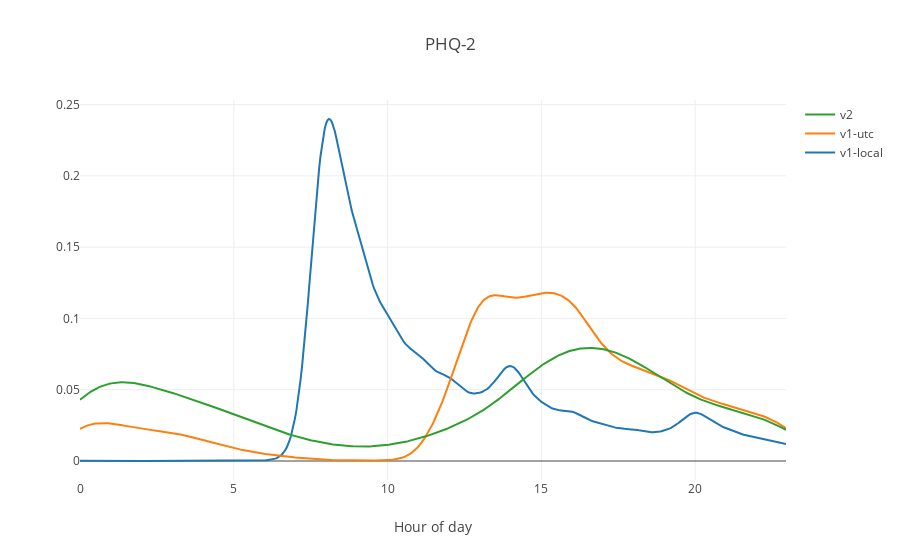
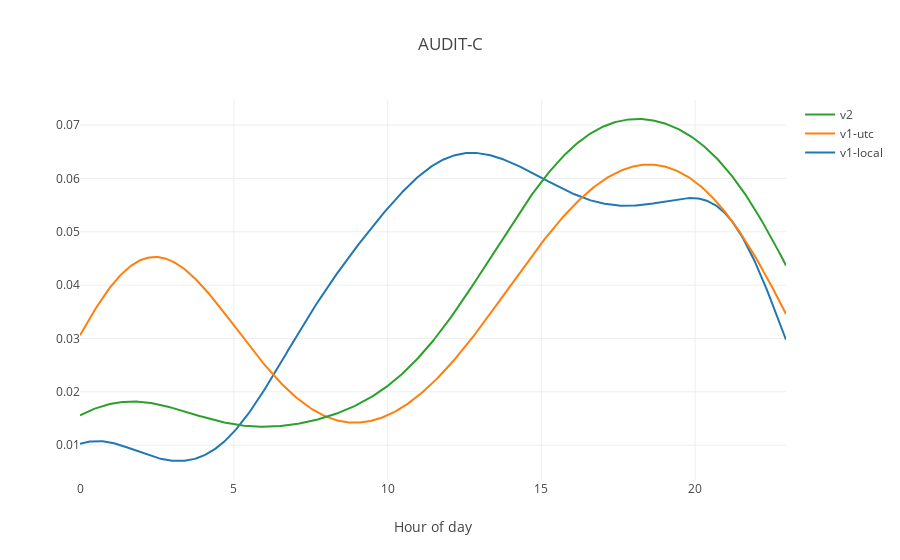
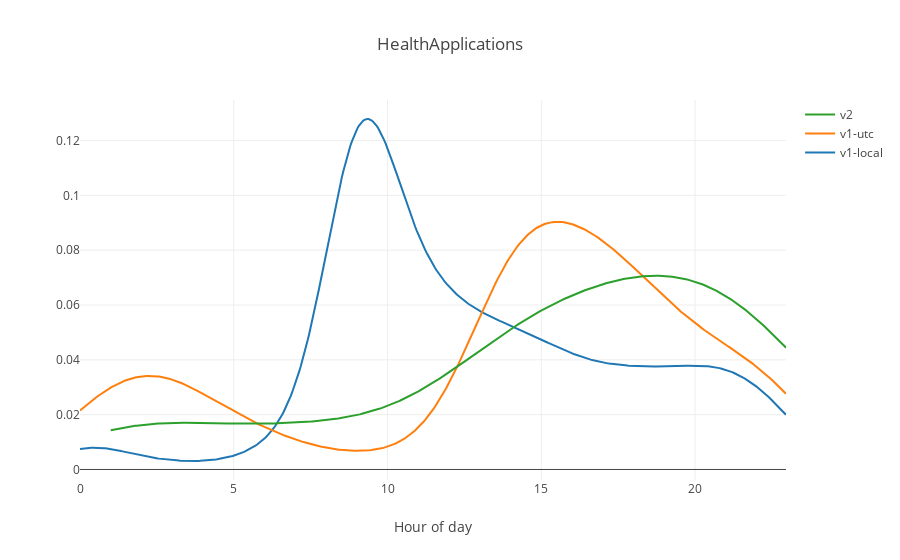
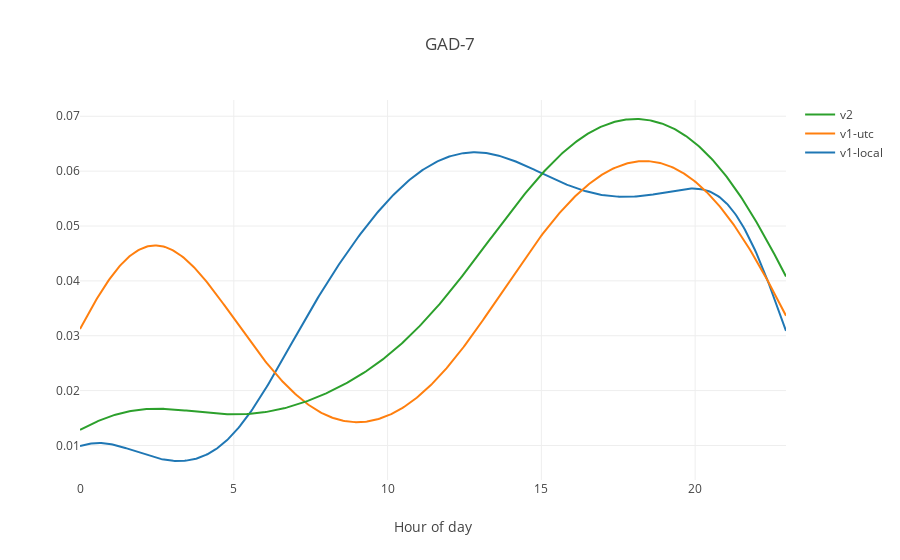

Source (notebook cell) for these figures, in order:
### Markdown cell above
### Plot comparisons of raw and final data

### Code cell
# these are ok
ok = [
    
]
for v in sidmap.dropna(how='any', axis=0).itertuples():
    if v.Data == 'PHQ-9' or v.Data in ok:
        continue
        
    data = [
        pd.to_datetime(v1data[v.Data].timestamp).apply(lambda x: x.hour),
        pd.to_datetime(v1data[v.Data].timestampUTC).apply(lambda x: x.hour),
        pd.to_datetime(v2data[v.Data].timestampUTC).apply(lambda x: x.hour),
    ]
    labels = ['v1-local', 'v1-utc', 'v2']#, 'final']
    fig = ff.create_distplot(data, labels, show_hist=False, show_rug=False)
    fig['layout'].update(dict(
        title=f'{v.Data}',
        xaxis=dict(title='Hour of day')
    ))
    iplot(fig)

### Figure 1 — Plotly figure (JSON) as saved in the notebook; plotly's stock layout.template omitted (floating-point values rounded to 4 significant figures; data arrays with more than 128 entries replaced by an {"elided": "..."} marker saying what was removed)
{"data": [{"legendgroup": "v1-local", "marker": {"color": "rgb(31, 119, 180)"}, "mode": "lines", "name": "v1-local", "showlegend": true, "type": "scatter", "uid": "796da7f4-8179-43f1-942c-9bfa0cac1b51", "x": {"elided": "500 float values"}, "xaxis": "x", "y": {"elided": "500 float values"}, "yaxis": "y"}, {"legendgroup": "v1-utc", "marker": {"color": "rgb(255, 127, 14)"}, "mode": "lines", "name": "v1-utc", "showlegend": true, "type": "scatter", "uid": "4192aced-d716-4fd6-8758-34c1ddda2cd0", "x": {"elided": "500 float values"}, "xaxis": "x", "y": {"elided": "500 float values"}, "yaxis": "y"}, {"legendgroup": "v2", "marker": {"color": "rgb(44, 160, 44)"}, "mode": "lines", "name": "v2", "showlegend": true, "type": "scatter", "uid": "d202be9f-39d0-48c7-a847-d7dfff47ed25", "x": {"elided": "500 float values"}, "xaxis": "x", "y": {"elided": "500 float values"}, "yaxis": "y"}], "layout": {"barmode": "overlay", "hovermode": "closest", "legend": {"traceorder": "reversed"}, "title": "PHQ-2", "xaxis": {"anchor": "y2", "domain": [0, 1], "title": "Hour of day", "zeroline": false}, "yaxis": {"anchor": "free", "domain": [0, 1], "position": 0}}}

### Figure 2 — Plotly figure (JSON) as saved in the notebook; plotly's stock layout.template omitted (floating-point values rounded to 4 significant figures; data arrays with more than 128 entries replaced by an {"elided": "..."} marker saying what was removed)
{"data": [{"legendgroup": "v1-local", "marker": {"color": "rgb(31, 119, 180)"}, "mode": "lines", "name": "v1-local", "showlegend": true, "type": "scatter", "uid": "754c1b31-889b-4137-9330-25a2fc20c5e7", "x": {"elided": "500 float values"}, "xaxis": "x", "y": {"elided": "500 float values"}, "yaxis": "y"}, {"legendgroup": "v1-utc", "marker": {"color": "rgb(255, 127, 14)"}, "mode": "lines", "name": "v1-utc", "showlegend": true, "type": "scatter", "uid": "b17936da-f94c-46c8-a86e-2f06bda8babf", "x": {"elided": "500 float values"}, "xaxis": "x", "y": {"elided": "500 float values"}, "yaxis": "y"}, {"legendgroup": "v2", "marker": {"color": "rgb(44, 160, 44)"}, "mode": "lines", "name": "v2", "showlegend": true, "type": "scatter", "uid": "577feafc-8e21-45b7-9c42-9ca359930900", "x": {"elided": "500 float values"}, "xaxis": "x", "y": {"elided": "500 float values"}, "yaxis": "y"}], "layout": {"barmode": "overlay", "hovermode": "closest", "legend": {"traceorder": "reversed"}, "title": "AUDIT-C", "xaxis": {"anchor": "y2", "domain": [0, 1], "title": "Hour of day", "zeroline": false}, "yaxis": {"anchor": "free", "domain": [0, 1], "position": 0}}}

### Figure 3 — Plotly figure (JSON) as saved in the notebook; plotly's stock layout.template omitted (floating-point values rounded to 4 significant figures; data arrays with more than 128 entries replaced by an {"elided": "..."} marker saying what was removed)
{"data": [{"legendgroup": "v1-local", "marker": {"color": "rgb(31, 119, 180)"}, "mode": "lines", "name": "v1-local", "showlegend": true, "type": "scatter", "uid": "3eade57b-35ff-443d-aa44-7fe7b1320ebb", "x": {"elided": "500 float values"}, "xaxis": "x", "y": {"elided": "500 float values"}, "yaxis": "y"}, {"legendgroup": "v1-utc", "marker": {"color": "rgb(255, 127, 14)"}, "mode": "lines", "name": "v1-utc", "showlegend": true, "type": "scatter", "uid": "6ac1d79f-bcb5-47b5-8f9d-055b9c495587", "x": {"elided": "500 float values"}, "xaxis": "x", "y": {"elided": "500 float values"}, "yaxis": "y"}, {"legendgroup": "v2", "marker": {"color": "rgb(44, 160, 44)"}, "mode": "lines", "name": "v2", "showlegend": true, "type": "scatter", "uid": "daf81880-5c1b-4abb-8544-474e89ef9978", "x": {"elided": "500 float values"}, "xaxis": "x", "y": {"elided": "500 float values"}, "yaxis": "y"}], "layout": {"barmode": "overlay", "hovermode": "closest", "legend": {"traceorder": "reversed"}, "title": "HealthApplications", "xaxis": {"anchor": "y2", "domain": [0, 1], "title": "Hour of day", "zeroline": false}, "yaxis": {"anchor": "free", "domain": [0, 1], "position": 0}}}

### Figure 4 — Plotly figure (JSON) as saved in the notebook; plotly's stock layout.template omitted (floating-point values rounded to 4 significant figures; data arrays with more than 128 entries replaced by an {"elided": "..."} marker saying what was removed)
{"data": [{"legendgroup": "v1-local", "marker": {"color": "rgb(31, 119, 180)"}, "mode": "lines", "name": "v1-local", "showlegend": true, "type": "scatter", "uid": "0e1a8189-bf82-4b07-95ea-38ba214678ac", "x": {"elided": "500 float values"}, "xaxis": "x", "y": {"elided": "500 float values"}, "yaxis": "y"}, {"legendgroup": "v1-utc", "marker": {"color": "rgb(255, 127, 14)"}, "mode": "lines", "name": "v1-utc", "showlegend": true, "type": "scatter", "uid": "53d1ec49-2101-4ec7-842c-41801fa06c69", "x": {"elided": "500 float values"}, "xaxis": "x", "y": {"elided": "500 float values"}, "yaxis": "y"}, {"legendgroup": "v2", "marker": {"color": "rgb(44, 160, 44)"}, "mode": "lines", "name": "v2", "showlegend": true, "type": "scatter", "uid": "2212d792-7670-4a4e-b250-7e530d69937f", "x": {"elided": "500 float values"}, "xaxis": "x", "y": {"elided": "500 float values"}, "yaxis": "y"}], "layout": {"barmode": "overlay", "hovermode": "closest", "legend": {"traceorder": "reversed"}, "title": "GAD-7", "xaxis": {"anchor": "y2", "domain": [0, 1], "title": "Hour of day", "zeroline": false}, "yaxis": {"anchor": "free", "domain": [0, 1], "position": 0}}}
